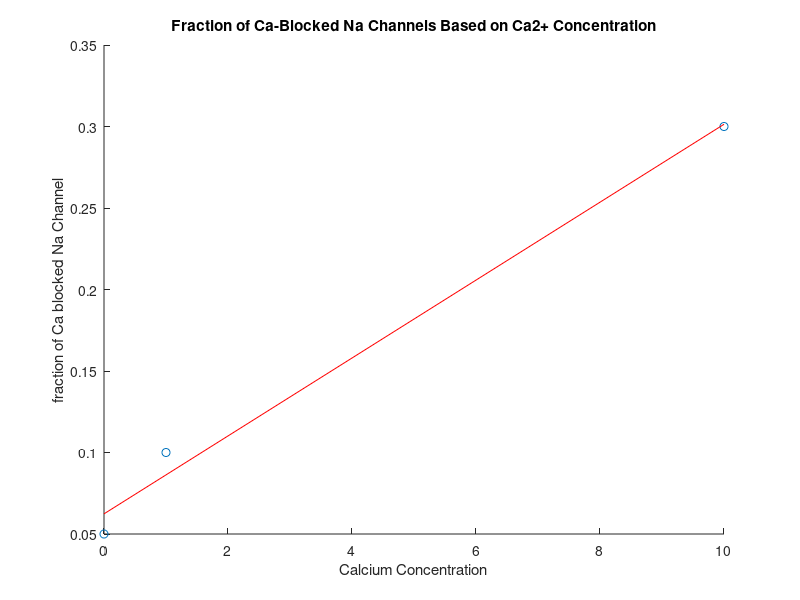

Source code (MATLAB):
%Best fit line with sample data
clc 
clf
ca0=[0 1 10];
fraction= [0.05 .1 0.3];
f=0.0239*ca0+ 0.06236; %goodness of fit line R^2 = 0.9804
figure 
hold on
plot(ca0,fraction, 'o')
plot(ca0,f,'r')
title('Fraction of Ca-Blocked Na Channels Based on Ca2+ Concentration')
xlabel('Calcium Concentration')
ylabel('fraction of Ca blocked Na Channel')